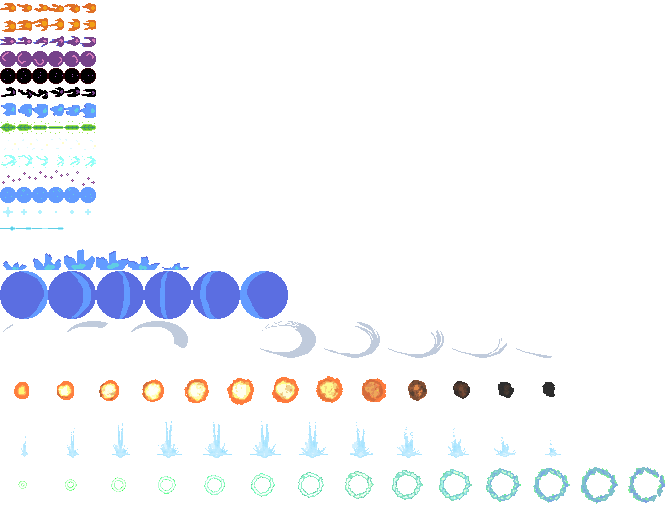
#> input picture assets/fx.png, 672 x 511 px; its folder holds only this picture in this run
$ python -i promolib.py   (imports and definitions only)
#> lines starting #> are read from the running program, lines starting #| are printed output that depends on the picture
# Bausteine für TikTok-Clips (1080x1920, 30 fps): Texte, Effekte, Endkarte, Bilder rendern.
# Eine Storyboard-Datei definiert Szenen als (funktion(k) -> Bild, Anzahl Bilder) und ruft render() auf.
import json, math, os, random, base64, io
from PIL import Image, ImageDraw, ImageFont, ImageFilter, ImageEnhance

HERE = os.path.dirname(os.path.abspath(__file__))
W, H, FPS = 1080, 1920, 30
BEAT = 12  # Bilder pro Schlag bei 150 BPM – Schnitte auf Vielfache davon legen
GOLD, PINK, RED, WHITE, ICE, MOSS = '#ffd24a', '#ff4fd8', '#ff5a3a', '#fff6e0', '#bfefff', '#79c24e'
FONTS = os.environ.get('PROMO_FONTS', os.path.join(HERE, 'fonts'))
PS = os.path.join(FONTS, 'PressStart2P.ttf')   # Pixel-Überschriften
VT = os.path.join(FONTS, 'VT323.ttf')          # Fließtext und Adresse
URL = 'katimur94.github.io/klingenhort'
# Sichere Zone für TikTok: Überschriften bei y 300–560, unten ab ~1500 liegt die Beschreibung, rechts ab ~960 die Knöpfe
# [1 line not run here, left out]
_fc, _tc = {}, {}


# [29 lines left out: functions font, text_img, place, not called in this run]


POP = [1.7, 1.35, 1.12, .96, 1.02, 1.0]
def pop(k): return 0 if k < 0 else POP[k] if k < len(POP) else 1.0


# [5 lines left out: function title, not called in this run]


def load(p): return Image.open(p).convert('RGBA')


# [4 lines left out: function zoom, not called in this run]


def flash(base, k, strength=.85, n=4, col=(255, 255, 255)):
    if 0 <= k < n: base.alpha_composite(Image.new('RGBA', (W, H), col + (int(255 * strength * (1 - k / n)),)))


def fade_out(base, k, total, n=12):
    if k > total - n: base.alpha_composite(Image.new('RGBA', (W, H), (0, 0, 0, int(255 * (k - (total - n)) / n))))


def darken(im, f=.45, blur=0):
    if blur: im = im.filter(ImageFilter.GaussianBlur(blur))
    return ImageEnhance.Brightness(im).enhance(f)


def rgb(col): return Image.new('RGBA', (1, 1), col).getpixel((0, 0))


# [13 lines left out: functions glow_disc, rays, not called in this run]


def ease(t): return t * t * (3 - 2 * t)


# [6 lines left out: function gameplay, not called in this run]


def data_img(u): return Image.open(io.BytesIO(base64.b64decode(u.split(',')[1]))).convert('RGBA')


# [22 lines left out: functions badge, logo, not called in this run]


class EndCard:
    """Schluss: Logo, die vier Helden, Aufruf und Adresse. Braucht raw/assets (harness.assets()) und Hintergrundbilder.
    cta: Aufruf als Liste von Zeilen (Standard eine Zeile „JETZT GRATIS SPIELEN“), foot: Zeile unter der Adresse."""
    # [57 lines left out: functions __init__, __call__, render, contact_sheet, not called in this run]

>>> from PIL import Image
>>> picture = Image.open('../../assets/fx.png')
#> picture is the input picture: PIL image 672x511 RGBA; mean R, G, B, A 14.1, 15.4, 19.3, 25.9
>>> result = darken(picture)
#> in darken, `return ImageEnhance.Brightness(im).enhance(f)`:
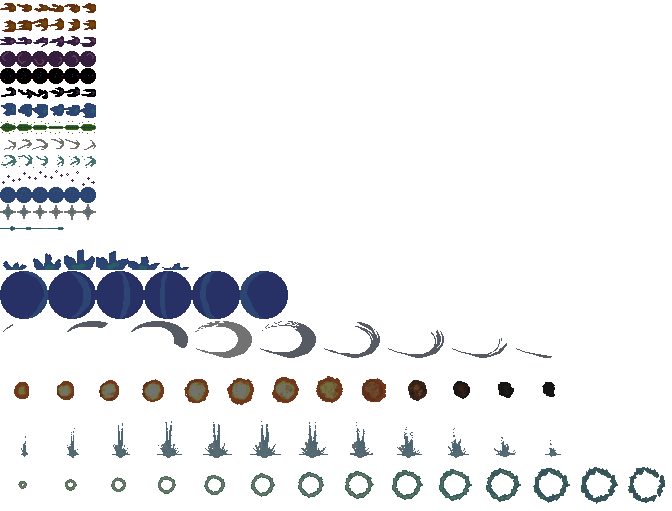
#> returned value: PIL image 672x511 RGBA; mean R, G, B, A 6.3, 6.9, 8.7, 25.9; transparent parts drawn white

$ run again, on assets/sheet.png
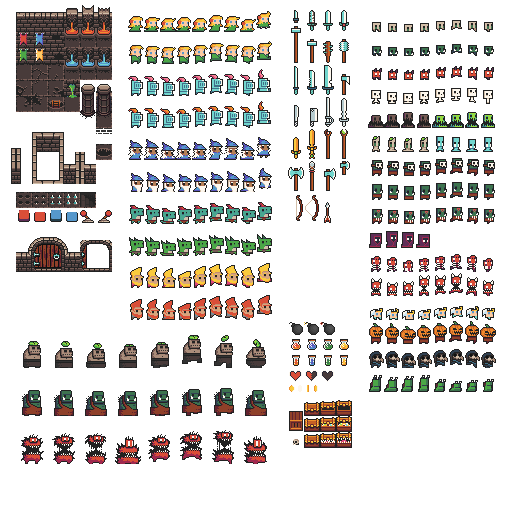
#> input picture assets/sheet.png, 512 x 512 px
#> picture is the input picture: PIL image 512x512 RGBA; mean R, G, B, A 26, 22.8, 19.9, 67.3
#> in darken, `return ImageEnhance.Brightness(im).enhance(f)`:
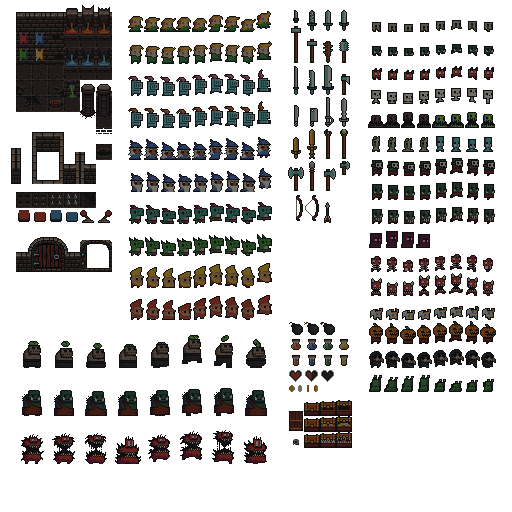
#> returned value: PIL image 512x512 RGBA; mean R, G, B, A 11.6, 10.2, 8.8, 67.3; transparent parts drawn white
